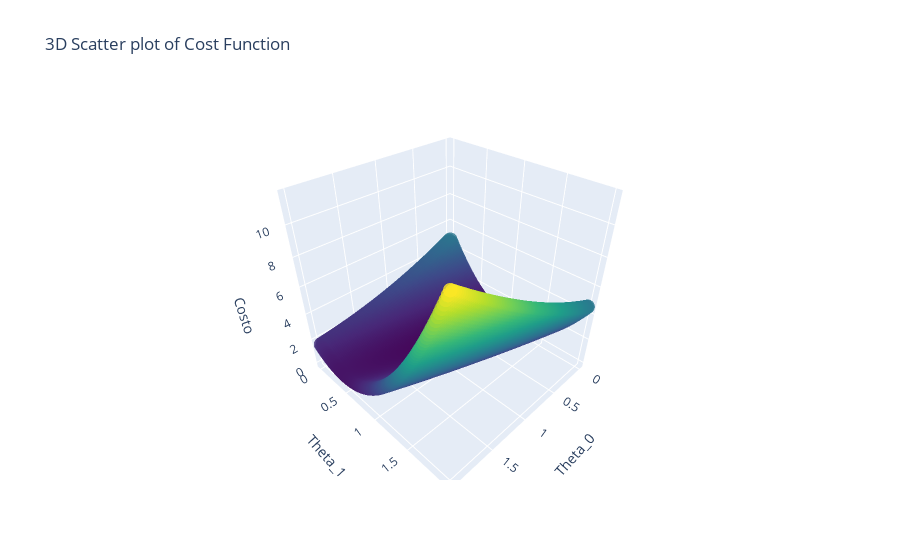

The code cell stored with this chart in its notebook:
### Markdown cell above
## Grafico en 3D para varios valores de Theta

### Code cell
# La grafica fue hecha con ayuda de copilot

import plotly.graph_objects as go

fig = go.Figure(data=[go.Scatter3d(
    x=thetas_[:, 0],
    y=thetas_[:, 1],
    z=J_values_,
    mode='markers',
    marker=dict(
        size=5,
        color=J_values_,  # set color to an array/list of desired values
        colorscale='Viridis',  # choose a colorscale
        opacity=0.8
    )
)])

fig.update_layout(
    scene=dict(
        xaxis_title='Theta_0',
        yaxis_title='Theta_1',
        zaxis_title='Costo'
    ),
    title='3D Scatter plot of Cost Function'
)

### Figure 1 — Plotly figure (JSON) as saved in the notebook; plotly's stock layout.template omitted (floating-point values rounded to 4 significant figures; data arrays with more than 128 entries replaced by an {"elided": "..."} marker saying what was removed)
{"data": [{"marker": {"color": {"elided": "10201 float values"}, "colorscale": [[0, "#440154"], [0.1111, "#482878"], [0.2222, "#3e4989"], [0.3333, "#31688e"], [0.4444, "#26828e"], [0.5556, "#1f9e89"], [0.6667, "#35b779"], [0.7778, "#6ece58"], [0.8889, "#b5de2b"], [1, "#fde725"]], "opacity": 0.8, "size": 5}, "mode": "markers", "type": "scatter3d", "x": {"elided": "10201 float values"}, "y": {"elided": "10201 float values"}, "z": {"elided": "10201 float values"}}], "layout": {"scene": {"xaxis": {"title": {"text": "Theta_0"}}, "yaxis": {"title": {"text": "Theta_1"}}, "zaxis": {"title": {"text": "Costo"}}}, "title": {"text": "3D Scatter plot of Cost Function"}}}
